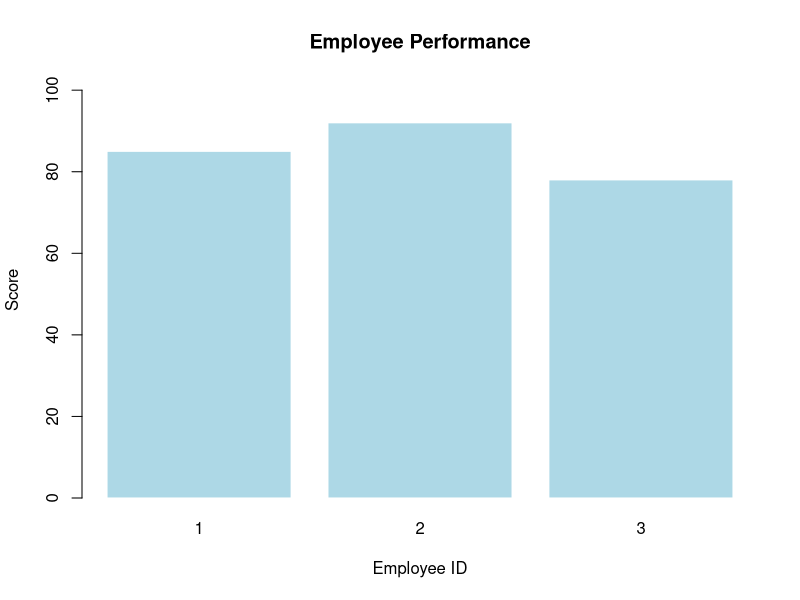
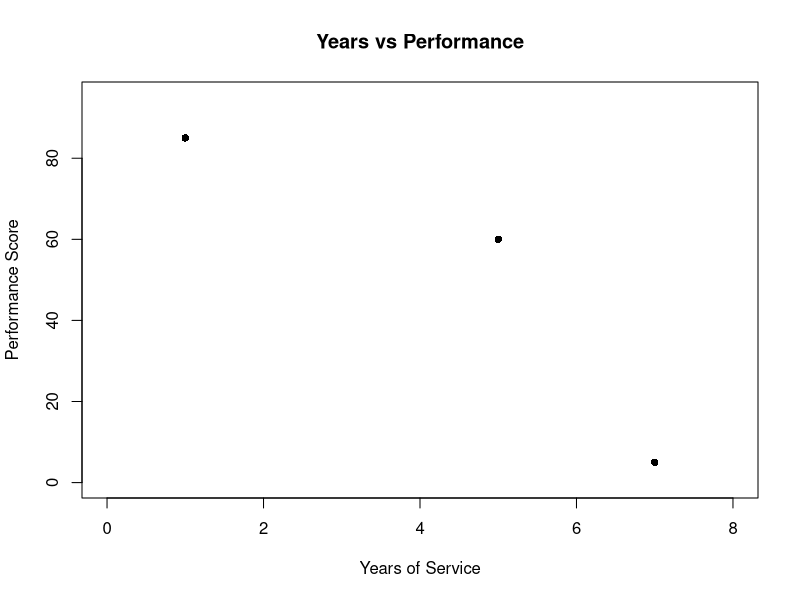
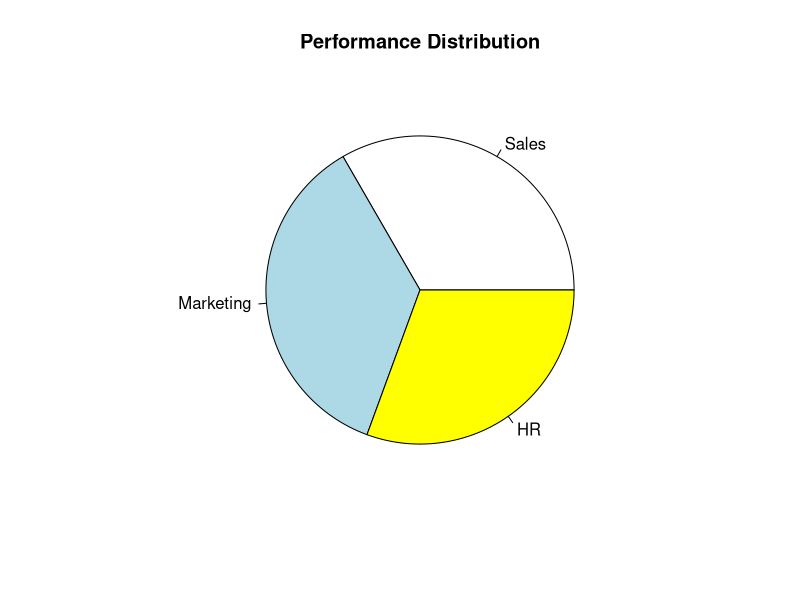

These charts were generated, in order, by the following R code:
# Sample Data
employee_data <- data.frame(
  EmployeeID = c(1, 2, 3),
  Score = c(85, 92, 78),
  YearsOfService = c(1, 5, 7),
  PerformanceScore = c(85, 60, 5),
  Department = c("Sales", "Marketing", "HR")
)

# ── Graph 1: Employee Performance (Bar Chart) ──────────────────────────────
barplot(
  employee_data$Score,
  names.arg = employee_data$EmployeeID,
  xlab = "Employee ID",
  ylab = "Score",
  main = "Employee Performance",
  col = "lightblue",
  border = "white",
  ylim = c(0, max(employee_data$Score) + 10)
)

# ── Graph 2: Years vs Performance (Scatter Plot) ───────────────────────────
plot(
  employee_data$YearsOfService,
  employee_data$PerformanceScore,
  xlab = "Years of Service",
  ylab = "Performance Score",
  main = "Years vs Performance",
  pch = 16,
  col = "black",
  xlim = c(0, max(employee_data$YearsOfService) + 1),
  ylim = c(0, max(employee_data$PerformanceScore) + 10)
)

# ── Graph 3: Performance Distribution (Pie Chart) ─────────────────────────
pie(
  employee_data$Score,
  labels = employee_data$Department,
  main = "Performance Distribution",
  col = c("white", "lightblue", "yellow")
)
